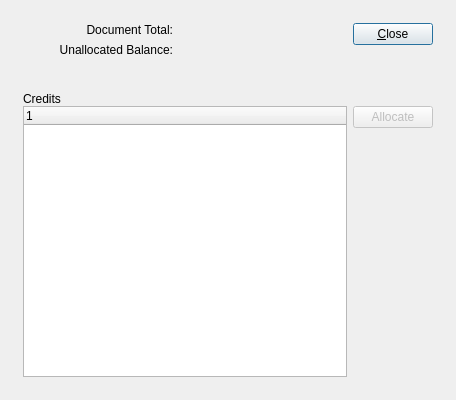
<?xml version="1.0" encoding="UTF-8"?>
<ui version="4.0">
 <comment>This file is part of the xTuple ERP: PostBooks Edition, a free and
open source Enterprise Resource Planning software suite,
Copyright (c) 1999-2019 by OpenMFG LLC, d/b/a xTuple.
It is licensed to you under the Common Public Attribution License
version 1.0, the full text of which (including xTuple-specific Exhibits)
is available at www.xtuple.com/CPAL.  By using this software, you agree
to be bound by its terms.</comment>
 <class>allocateARCreditMemo</class>
 <widget class="QDialog" name="allocateARCreditMemo">
  <property name="geometry">
   <rect>
    <x>0</x>
    <y>0</y>
    <width>456</width>
    <height>400</height>
   </rect>
  </property>
  <property name="windowTitle">
   <string>Allocate A/R Credit Memos</string>
  </property>
  <layout class="QGridLayout" name="gridLayout_4">
   <item row="0" column="0">
    <layout class="QGridLayout" name="gridLayout_3">
     <property name="margin">
      <number>12</number>
     </property>
     <property name="spacing">
      <number>12</number>
     </property>
     <item row="0" column="0">
      <layout class="QHBoxLayout" name="horizontalLayout">
       <item>
        <layout class="QVBoxLayout" name="verticalLayout_2">
         <item>
          <layout class="QGridLayout" name="gridLayout_2">
           <item row="0" column="0">
            <widget class="XLabel" name="_totalLit">
             <property name="text">
              <string>Document Total:</string>
             </property>
             <property name="alignment">
              <set>Qt::AlignRight|Qt::AlignTrailing|Qt::AlignVCenter</set>
             </property>
            </widget>
           </item>
           <item row="0" column="1">
            <widget class="CurrCluster" name="_total">
             <property name="enabled">
              <bool>false</bool>
             </property>
            </widget>
           </item>
           <item row="1" column="0">
            <widget class="XLabel" name="_balanceLit">
             <property name="text">
              <string>Unallocated Balance:</string>
             </property>
             <property name="alignment">
              <set>Qt::AlignRight|Qt::AlignTrailing|Qt::AlignVCenter</set>
             </property>
            </widget>
           </item>
           <item row="1" column="1">
            <widget class="CurrCluster" name="_balance">
             <property name="enabled">
              <bool>false</bool>
             </property>
            </widget>
           </item>
          </layout>
         </item>
         <item>
          <spacer>
           <property name="orientation">
            <enum>Qt::Vertical</enum>
           </property>
           <property name="sizeHint" stdset="0">
            <size>
             <width>305</width>
             <height>0</height>
            </size>
           </property>
          </spacer>
         </item>
        </layout>
       </item>
       <item>
        <spacer name="horizontalSpacer">
         <property name="orientation">
          <enum>Qt::Horizontal</enum>
         </property>
         <property name="sizeHint" stdset="0">
          <size>
           <width>13</width>
           <height>57</height>
          </size>
         </property>
        </spacer>
       </item>
       <item>
        <layout class="QVBoxLayout">
         <property name="spacing">
          <number>0</number>
         </property>
         <item>
          <layout class="QVBoxLayout">
           <property name="spacing">
            <number>0</number>
           </property>
           <item>
            <widget class="QPushButton" name="_cancel">
             <property name="text">
              <string>&amp;Close</string>
             </property>
            </widget>
           </item>
          </layout>
         </item>
         <item>
          <spacer>
           <property name="orientation">
            <enum>Qt::Vertical</enum>
           </property>
           <property name="sizeType">
            <enum>QSizePolicy::Expanding</enum>
           </property>
           <property name="sizeHint" stdset="0">
            <size>
             <width>20</width>
             <height>0</height>
            </size>
           </property>
          </spacer>
         </item>
        </layout>
       </item>
      </layout>
     </item>
     <item row="1" column="0">
      <widget class="QFrame" name="_frame">
       <property name="sizePolicy">
        <sizepolicy hsizetype="Preferred" vsizetype="Expanding">
         <horstretch>0</horstretch>
         <verstretch>1</verstretch>
        </sizepolicy>
       </property>
       <property name="frameShape">
        <enum>QFrame::NoFrame</enum>
       </property>
       <property name="frameShadow">
        <enum>QFrame::Raised</enum>
       </property>
       <layout class="QGridLayout" name="gridLayout">
        <property name="margin">
         <number>0</number>
        </property>
        <property name="spacing">
         <number>0</number>
        </property>
        <item row="0" column="0">
         <layout class="QVBoxLayout" name="verticalLayout_3">
          <property name="spacing">
           <number>0</number>
          </property>
          <item>
           <widget class="QLabel" name="_aropenLit">
            <property name="text">
             <string>Credits</string>
            </property>
           </widget>
          </item>
          <item>
           <layout class="QHBoxLayout" name="horizontalLayout_4">
            <item>
             <widget class="XTreeWidget" name="_aropen"/>
            </item>
            <item>
             <layout class="QVBoxLayout" name="verticalLayout">
              <property name="spacing">
               <number>0</number>
              </property>
              <item>
               <widget class="QPushButton" name="_allocate">
                <property name="enabled">
                 <bool>false</bool>
                </property>
                <property name="text">
                 <string>Allocate</string>
                </property>
               </widget>
              </item>
              <item>
               <spacer name="verticalSpacer">
                <property name="orientation">
                 <enum>Qt::Vertical</enum>
                </property>
                <property name="sizeHint" stdset="0">
                 <size>
                  <width>20</width>
                  <height>40</height>
                 </size>
                </property>
               </spacer>
              </item>
             </layout>
            </item>
           </layout>
          </item>
         </layout>
        </item>
       </layout>
      </widget>
     </item>
    </layout>
   </item>
  </layout>
 </widget>
 <layoutdefault spacing="6" margin="11"/>
 <customwidgets>
  <customwidget>
   <class>CurrCluster</class>
   <extends>CurrDisplay</extends>
   <header>currcluster.h</header>
   <container>1</container>
  </customwidget>
  <customwidget>
   <class>CurrDisplay</class>
   <extends>QWidget</extends>
   <header>currcluster.h</header>
  </customwidget>
  <customwidget>
   <class>XLabel</class>
   <extends>QLabel</extends>
   <header>xlabel.h</header>
  </customwidget>
  <customwidget>
   <class>XTreeWidget</class>
   <extends>QTreeWidget</extends>
   <header>xtreewidget.h</header>
   <container>1</container>
  </customwidget>
 </customwidgets>
 <tabstops>
  <tabstop>_cancel</tabstop>
 </tabstops>
 <resources/>
 <connections/>
</ui>
